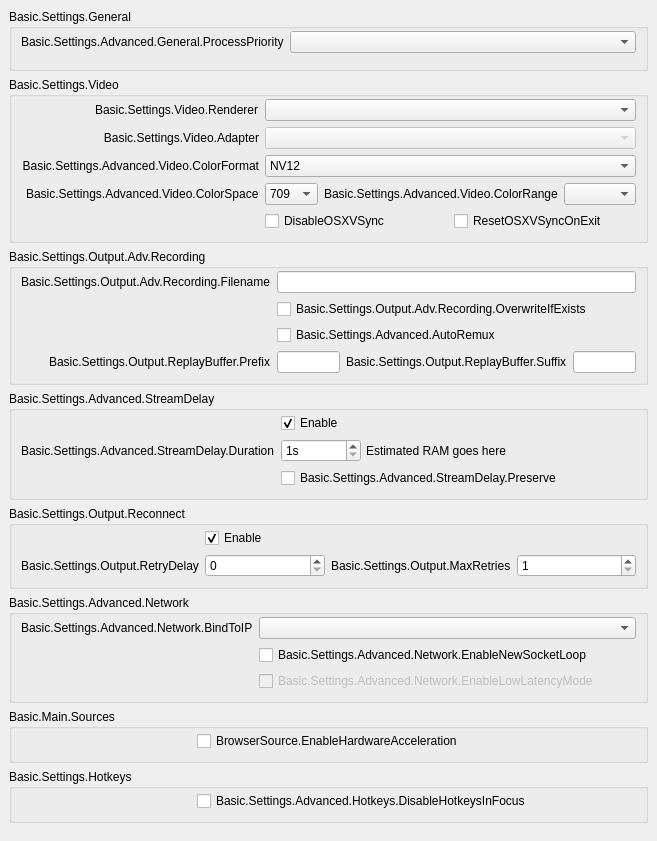
           <widget class="QWidget" name="scrollAreaWidgetContents">
            <property name="geometry">
             <rect>
              <x>0</x>
              <y>0</y>
              <width>657</width>
              <height>745</height>
             </rect>
            </property>
            <layout class="QVBoxLayout" name="verticalLayout_23">
             <property name="leftMargin">
              <number>0</number>
             </property>
             <property name="topMargin">
              <number>0</number>
             </property>
             <property name="rightMargin">
              <number>0</number>
             </property>
             <property name="bottomMargin">
              <number>9</number>
             </property>
             <item>
              <widget class="QWidget" name="widget_11" native="true">
               <layout class="QVBoxLayout" name="verticalLayout_24">
                <item>
                 <widget class="QGroupBox" name="advancedGeneralGroupBox">
                  <property name="title">
                   <string>Basic.Settings.General</string>
                  </property>
                  <layout class="QFormLayout" name="formLayout_22">
                   <property name="fieldGrowthPolicy">
                    <enum>QFormLayout::AllNonFixedFieldsGrow</enum>
                   </property>
                   <property name="labelAlignment">
                    <set>Qt::AlignRight|Qt::AlignTrailing|Qt::AlignVCenter</set>
                   </property>
                   <property name="topMargin">
                    <number>2</number>
                   </property>
                   <item row="0" column="0">
                    <widget class="QLabel" name="processPriorityLabel">
                     <property name="text">
                      <string>Basic.Settings.Advanced.General.ProcessPriority</string>
                     </property>
                     <property name="buddy">
                      <cstring>processPriority</cstring>
                     </property>
                    </widget>
                   </item>
                   <item row="0" column="1">
                    <widget class="QComboBox" name="processPriority"/>
                   </item>
                   <item row="1" column="0">
                    <spacer name="horizontalSpacer_13">
                     <property name="orientation">
                      <enum>Qt::Horizontal</enum>
                     </property>
                     <property name="sizeHint" stdset="0">
                      <size>
                       <width>170</width>
                       <height>0</height>
                      </size>
                     </property>
                    </spacer>
                   </item>
                  </layout>
                 </widget>
                </item>
                <item>
                 <widget class="QGroupBox" name="advancedVideoContainer">
                  <property name="title">
                   <string>Basic.Settings.Video</string>
                  </property>
                  <layout class="QFormLayout" name="formLayout_14">
                   <property name="fieldGrowthPolicy">
                    <enum>QFormLayout::AllNonFixedFieldsGrow</enum>
                   </property>
                   <property name="labelAlignment">
                    <set>Qt::AlignRight|Qt::AlignTrailing|Qt::AlignVCenter</set>
                   </property>
                   <property name="topMargin">
                    <number>2</number>
                   </property>
                   <item row="0" column="0">
                    <widget class="QLabel" name="rendererLabel">
                     <property name="text">
                      <string>Basic.Settings.Video.Renderer</string>
                     </property>
                     <property name="buddy">
                      <cstring>renderer</cstring>
                     </property>
                    </widget>
                   </item>
                   <item row="0" column="1">
                    <widget class="QComboBox" name="renderer">
                     <property name="currentText">
                      <string notr="true"/>
                     </property>
                    </widget>
                   </item>
                   <item row="1" column="0">
                    <widget class="QLabel" name="adapterLabel">
                     <property name="text">
                      <string>Basic.Settings.Video.Adapter</string>
                     </property>
                     <property name="alignment">
                      <set>Qt::AlignRight|Qt::AlignTrailing|Qt::AlignVCenter</set>
                     </property>
                     <property name="buddy">
                      <cstring>adapter</cstring>
                     </property>
                    </widget>
                   </item>
                   <item row="1" column="1">
                    <widget class="QComboBox" name="adapter">
                     <property name="enabled">
                      <bool>false</bool>
                     </property>
                     <property name="currentText">
                      <string notr="true"/>
                     </property>
                    </widget>
                   </item>
                   <item row="2" column="0">
                    <widget class="QLabel" name="label_30">
                     <property name="minimumSize">
                      <size>
                       <width>0</width>
                       <height>0</height>
                      </size>
                     </property>
                     <property name="text">
                      <string>Basic.Settings.Advanced.Video.ColorFormat</string>
                     </property>
                     <property name="alignment">
                      <set>Qt::AlignRight|Qt::AlignTrailing|Qt::AlignVCenter</set>
                     </property>
                     <property name="buddy">
                      <cstring>colorFormat</cstring>
                     </property>
                    </widget>
                   </item>
                   <item row="2" column="1">
                    <widget class="QComboBox" name="colorFormat">
                     <item>
                      <property name="text">
                       <string notr="true">NV12</string>
                      </property>
                     </item>
                     <item>
                      <property name="text">
                       <string notr="true">I420</string>
                      </property>
                     </item>
                     <item>
                      <property name="text">
                       <string>I444</string>
                      </property>
                     </item>
                     <item>
                      <property name="text">
                       <string notr="true">RGB</string>
                      </property>
                     </item>
                    </widget>
                   </item>
                   <item row="4" column="1">
                    <layout class="QHBoxLayout" name="horizontalLayout_18">
                     <property name="leftMargin">
                      <number>0</number>
                     </property>
                     <property name="topMargin">
                      <number>0</number>
                     </property>
                     <property name="rightMargin">
                      <number>0</number>
                     </property>
                     <property name="bottomMargin">
                      <number>0</number>
                     </property>
                     <item>
                      <widget class="QCheckBox" name="disableOSXVSync">
                       <property name="text">
                        <string>DisableOSXVSync</string>
                       </property>
                      </widget>
                     </item>
                     <item>
                      <widget class="QCheckBox" name="resetOSXVSync">
                       <property name="text">
                        <string>ResetOSXVSyncOnExit</string>
                       </property>
                      </widget>
                     </item>
                    </layout>
                   </item>
                   <item row="3" column="1">
                    <layout class="QHBoxLayout" name="horizontalLayout_20">
                     <property name="leftMargin">
                      <number>0</number>
                     </property>
                     <property name="topMargin">
                      <number>0</number>
                     </property>
                     <property name="rightMargin">
                      <number>0</number>
                     </property>
                     <property name="bottomMargin">
                      <number>0</number>
                     </property>
                     <item>
                      <widget class="QComboBox" name="colorSpace">
                       <item>
                        <property name="text">
                         <string notr="true">709</string>
                        </property>
                       </item>
                       <item>
                        <property name="text">
                         <string notr="true">601</string>
                        </property>
                       </item>
                      </widget>
                     </item>
                     <item>
                      <widget class="QLabel" name="label_34">
                       <property name="sizePolicy">
                        <sizepolicy hsizetype="Maximum" vsizetype="Preferred">
                         <horstretch>0</horstretch>
                         <verstretch>0</verstretch>
                        </sizepolicy>
                       </property>
                       <property name="text">
                        <string>Basic.Settings.Advanced.Video.ColorRange</string>
                       </property>
                       <property name="buddy">
                        <cstring>colorRange</cstring>
                       </property>
                      </widget>
                     </item>
                     <item>
                      <widget class="QComboBox" name="colorRange"/>
                     </item>
                    </layout>
                   </item>
                   <item row="3" column="0">
                    <widget class="QLabel" name="label_33">
                     <property name="text">
                      <string>Basic.Settings.Advanced.Video.ColorSpace</string>
                     </property>
                     <property name="buddy">
                      <cstring>colorSpace</cstring>
                     </property>
                    </widget>
                   </item>
                   <item row="4" column="0">
                    <spacer name="horizontalSpacer_12">
                     <property name="orientation">
                      <enum>Qt::Horizontal</enum>
                     </property>
                     <property name="sizeHint" stdset="0">
                      <size>
                       <width>170</width>
                       <height>20</height>
                      </size>
                     </property>
                    </spacer>
                   </item>
                  </layout>
                 </widget>
                </item>
                <item>
                 <widget class="QGroupBox" name="groupBox_6">
                  <property name="title">
                   <string>Basic.Settings.Output.Adv.Recording</string>
                  </property>
                  <layout class="QFormLayout" name="formLayout_17">
                   <property name="fieldGrowthPolicy">
                    <enum>QFormLayout::AllNonFixedFieldsGrow</enum>
                   </property>
                   <property name="labelAlignment">
                    <set>Qt::AlignRight|Qt::AlignTrailing|Qt::AlignVCenter</set>
                   </property>
                   <property name="topMargin">
                    <number>2</number>
                   </property>
                   <item row="0" column="0">
                    <widget class="QLabel" name="label_7">
                     <property name="text">
                      <string>Basic.Settings.Output.Adv.Recording.Filename</string>
                     </property>
                     <property name="buddy">
                      <cstring>filenameFormatting</cstring>
                     </property>
                    </widget>
                   </item>
                   <item row="0" column="1">
                    <widget class="QLineEdit" name="filenameFormatting"/>
                   </item>
                   <item row="1" column="1">
                    <widget class="QCheckBox" name="overwriteIfExists">
                     <property name="text">
                      <string>Basic.Settings.Output.Adv.Recording.OverwriteIfExists</string>
                     </property>
                    </widget>
                   </item>
                   <item row="3" column="1">
                    <layout class="QHBoxLayout" name="horizontalLayout_14">
                     <property name="leftMargin">
                      <number>0</number>
                     </property>
                     <property name="topMargin">
                      <number>0</number>
                     </property>
                     <property name="rightMargin">
                      <number>0</number>
                     </property>
                     <property name="bottomMargin">
                      <number>0</number>
                     </property>
                     <item>
                      <widget class="QLineEdit" name="simpleRBPrefix"/>
                     </item>
                     <item>
                      <widget class="QLabel" name="label_58">
                       <property name="text">
                        <string>Basic.Settings.Output.ReplayBuffer.Suffix</string>
                       </property>
                       <property name="buddy">
                        <cstring>simpleRBSuffix</cstring>
                       </property>
                      </widget>
                     </item>
                     <item>
                      <widget class="QLineEdit" name="simpleRBSuffix"/>
                     </item>
                    </layout>
                   </item>
                   <item row="3" column="0">
                    <widget class="QLabel" name="label_57">
                     <property name="text">
                      <string>Basic.Settings.Output.ReplayBuffer.Prefix</string>
                     </property>
                     <property name="buddy">
                      <cstring>simpleRBPrefix</cstring>
                     </property>
                    </widget>
                   </item>
                   <item row="1" column="0">
                    <spacer name="horizontalSpacer_10">
                     <property name="orientation">
                      <enum>Qt::Horizontal</enum>
                     </property>
                     <property name="sizeHint" stdset="0">
                      <size>
                       <width>170</width>
                       <height>20</height>
                      </size>
                     </property>
                    </spacer>
                   </item>
                   <item row="2" column="1">
                    <widget class="QCheckBox" name="autoRemux">
                     <property name="text">
                      <string>Basic.Settings.Advanced.AutoRemux</string>
                     </property>
                    </widget>
                   </item>
                   <item row="2" column="0">
                    <spacer name="horizontalSpacer_16">
                     <property name="orientation">
                      <enum>Qt::Horizontal</enum>
                     </property>
                     <property name="sizeHint" stdset="0">
                      <size>
                       <width>40</width>
                       <height>20</height>
                      </size>
                     </property>
                    </spacer>
                   </item>
                  </layout>
                 </widget>
                </item>
                <item>
                 <widget class="QGroupBox" name="groupBox_5">
                  <property name="title">
                   <string>Basic.Settings.Advanced.StreamDelay</string>
                  </property>
                  <layout class="QFormLayout" name="formLayout_18">
                   <property name="fieldGrowthPolicy">
                    <enum>QFormLayout::AllNonFixedFieldsGrow</enum>
                   </property>
                   <property name="labelAlignment">
                    <set>Qt::AlignRight|Qt::AlignTrailing|Qt::AlignVCenter</set>
                   </property>
                   <property name="topMargin">
                    <number>2</number>
                   </property>
                   <item row="1" column="0">
                    <widget class="QLabel" name="label_56">
                     <property name="text">
                      <string>Basic.Settings.Advanced.StreamDelay.Duration</string>
                     </property>
                     <property name="buddy">
                      <cstring>streamDelaySec</cstring>
                     </property>
                    </widget>
                   </item>
                   <item row="1" column="1">
                    <widget class="QWidget" name="widget_12" native="true">
                     <property name="enabled">
                      <bool>true</bool>
                     </property>
                     <layout class="QHBoxLayout" name="horizontalLayout_13">
                      <property name="spacing">
                       <number>5</number>
                      </property>
                      <property name="leftMargin">
                       <number>0</number>
                      </property>
                      <property name="topMargin">
                       <number>0</number>
                      </property>
                      <property name="rightMargin">
                       <number>0</number>
                      </property>
                      <property name="bottomMargin">
                       <number>0</number>
                      </property>
                      <item>
                       <widget class="QSpinBox" name="streamDelaySec">
                        <property name="enabled">
                         <bool>true</bool>
                        </property>
                        <property name="sizePolicy">
                         <sizepolicy hsizetype="Maximum" vsizetype="Fixed">
                          <horstretch>0</horstretch>
                          <verstretch>0</verstretch>
                         </sizepolicy>
                        </property>
                        <property name="minimumSize">
                         <size>
                          <width>80</width>
                          <height>0</height>
                         </size>
                        </property>
                        <property name="suffix">
                         <string notr="true">s</string>
                        </property>
                        <property name="minimum">
                         <number>1</number>
                        </property>
                        <property name="maximum">
                         <number>1800</number>
                        </property>
                       </widget>
                      </item>
                      <item>
                       <widget class="QLabel" name="streamDelayInfo">
                        <property name="text">
                         <string notr="true">Estimated RAM goes here</string>
                        </property>
                       </widget>
                      </item>
                     </layout>
                    </widget>
                   </item>
                   <item row="2" column="1">
                    <widget class="QCheckBox" name="streamDelayPreserve">
                     <property name="text">
                      <string>Basic.Settings.Advanced.StreamDelay.Preserve</string>
                     </property>
                    </widget>
                   </item>
                   <item row="0" column="1">
                    <widget class="QCheckBox" name="streamDelayEnable">
                     <property name="text">
                      <string>Enable</string>
                     </property>
                     <property name="checked">
                      <bool>true</bool>
                     </property>
                    </widget>
                   </item>
                   <item row="2" column="0">
                    <spacer name="horizontalSpacer_9">
                     <property name="orientation">
                      <enum>Qt::Horizontal</enum>
                     </property>
                     <property name="sizeHint" stdset="0">
                      <size>
                       <width>170</width>
                       <height>20</height>
                      </size>
                     </property>
                    </spacer>
                   </item>
                  </layout>
                 </widget>
                </item>
                <item>
                 <widget class="QGroupBox" name="groupBox_7">
                  <property name="title">
                   <string>Basic.Settings.Output.Reconnect</string>
                  </property>
                  <layout class="QFormLayout" name="formLayout_19">
                   <property name="fieldGrowthPolicy">
                    <enum>QFormLayout::AllNonFixedFieldsGrow</enum>
                   </property>
                   <property name="labelAlignment">
                    <set>Qt::AlignRight|Qt::AlignTrailing|Qt::AlignVCenter</set>
                   </property>
                   <property name="topMargin">
                    <number>2</number>
                   </property>
                   <item row="0" column="1">
                    <widget class="QCheckBox" name="reconnectEnable">
                     <property name="text">
                      <string>Enable</string>
                     </property>
                     <property name="checked">
                      <bool>true</bool>
                     </property>
                    </widget>
                   </item>
                   <item row="1" column="1">
                    <layout class="QHBoxLayout" name="horizontalLayout_19">
                     <property name="leftMargin">
                      <number>0</number>
                     </property>
                     <property name="topMargin">
                      <number>0</number>
                     </property>
                     <property name="rightMargin">
                      <number>0</number>
                     </property>
                     <property name="bottomMargin">
                      <number>0</number>
                     </property>
                     <item>
                      <widget class="QSpinBox" name="reconnectRetryDelay">
                       <property name="maximum">
                        <number>30</number>
                       </property>
                      </widget>
                     </item>
                     <item>
                      <widget class="QLabel" name="label_22">
                       <property name="sizePolicy">
                        <sizepolicy hsizetype="Maximum" vsizetype="Preferred">
                         <horstretch>0</horstretch>
                         <verstretch>0</verstretch>
                        </sizepolicy>
                       </property>
                       <property name="text">
                        <string>Basic.Settings.Output.MaxRetries</string>
                       </property>
                       <property name="buddy">
                        <cstring>reconnectMaxRetries</cstring>
                       </property>
                      </widget>
                     </item>
                     <item>
                      <widget class="QSpinBox" name="reconnectMaxRetries">
                       <property name="minimum">
                        <number>1</number>
                       </property>
                       <property name="maximum">
                        <number>10000</number>
                       </property>
                      </widget>
                     </item>
                    </layout>
                   </item>
                   <item row="1" column="0">
                    <widget class="QLabel" name="label_17">
                     <property name="text">
                      <string>Basic.Settings.Output.RetryDelay</string>
                     </property>
                     <property name="buddy">
                      <cstring>reconnectRetryDelay</cstring>
                     </property>
                    </widget>
                   </item>
                   <item row="0" column="0">
                    <spacer name="horizontalSpacer_8">
                     <property name="orientation">
                      <enum>Qt::Horizontal</enum>
                     </property>
                     <property name="sizeHint" stdset="0">
                      <size>
                       <width>170</width>
                       <height>20</height>
                      </size>
                     </property>
                    </spacer>
                   </item>
                  </layout>
                 </widget>
                </item>
                <item>
                 <widget class="QGroupBox" name="advNetworkGroupBox">
                  <property name="title">
                   <string>Basic.Settings.Advanced.Network</string>
                  </property>
                  <layout class="QFormLayout" name="formLayout_23">
                   <property name="fieldGrowthPolicy">
                    <enum>QFormLayout::AllNonFixedFieldsGrow</enum>
                   </property>
                   <property name="labelAlignment">
                    <set>Qt::AlignRight|Qt::AlignTrailing|Qt::AlignVCenter</set>
                   </property>
                   <property name="topMargin">
                    <number>2</number>
                   </property>
                   <item row="0" column="0">
                    <widget class="QLabel" name="label_27">
                     <property name="text">
                      <string>Basic.Settings.Advanced.Network.BindToIP</string>
                     </property>
                     <property name="buddy">
                      <cstring>bindToIP</cstring>
                     </property>
                    </widget>
                   </item>
                   <item row="0" column="1">
                    <widget class="QComboBox" name="bindToIP"/>
                   </item>
                   <item row="1" column="1">
                    <widget class="QCheckBox" name="enableNewSocketLoop">
                     <property name="text">
                      <string>Basic.Settings.Advanced.Network.EnableNewSocketLoop</string>
                     </property>
                    </widget>
                   </item>
                   <item row="2" column="1">
                    <widget class="QCheckBox" name="enableLowLatencyMode">
                     <property name="enabled">
                      <bool>false</bool>
                     </property>
                     <property name="text">
                      <string>Basic.Settings.Advanced.Network.EnableLowLatencyMode</string>
                     </property>
                    </widget>
                   </item>
                   <item row="1" column="0">
                    <spacer name="horizontalSpacer_7">
                     <property name="orientation">
                      <enum>Qt::Horizontal</enum>
                     </property>
                     <property name="sizeHint" stdset="0">
                      <size>
                       <width>170</width>
                       <height>20</height>
                      </size>
                     </property>
                    </spacer>
                   </item>
                  </layout>
                 </widget>
                </item>
                <item>
                 <widget class="QGroupBox" name="sourcesGroup">
                  <property name="title">
                   <string>Basic.Main.Sources</string>
                  </property>
                  <layout class="QFormLayout" name="formLayout_34">
                   <property name="topMargin">
                    <number>2</number>
                   </property>
                   <item row="0" column="0">
                    <spacer name="horizontalSpacer_15">
                     <property name="orientation">
                      <enum>Qt::Horizontal</enum>
                     </property>
                     <property name="sizeHint" stdset="0">
                      <size>
                       <width>170</width>
                       <height>20</height>
                      </size>
                     </property>
                    </spacer>
                   </item>
                   <item row="0" column="1">
                    <widget class="QCheckBox" name="browserHWAccel">
                     <property name="text">
                      <string>BrowserSource.EnableHardwareAcceleration</string>
                     </property>
                    </widget>
                   </item>
                  </layout>
                 </widget>
                </item>
                <item>
                 <widget class="QGroupBox" name="groupBox_17">
                  <property name="title">
                   <string>Basic.Settings.Hotkeys</string>
                  </property>
                  <layout class="QFormLayout" name="formLayout_33">
                   <property name="topMargin">
                    <number>2</number>
                   </property>
                   <item row="0" column="1">
                    <widget class="QCheckBox" name="disableFocusHotkeys">
                     <property name="text">
                      <string>Basic.Settings.Advanced.Hotkeys.DisableHotkeysInFocus</string>
                     </property>
                    </widget>
                   </item>
                   <item row="0" column="0">
                    <spacer name="horizontalSpacer_14">
                     <property name="orientation">
                      <enum>Qt::Horizontal</enum>
                     </property>
                     <property name="sizeHint" stdset="0">
                      <size>
                       <width>170</width>
                       <height>20</height>
                      </size>
                     </property>
                    </spacer>
                   </item>
                  </layout>
                 </widget>
                </item>
               </layout>
              </widget>
             </item>
            </layout>
           </widget>
